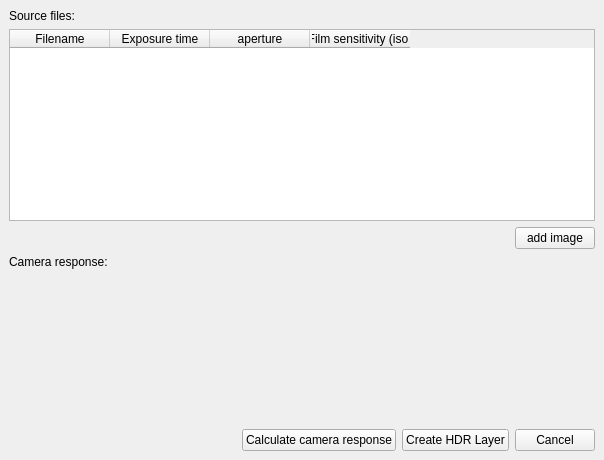
<ui version="4.0" >
 <class>WdgBracketing2HDR</class>
 <widget class="QWidget" name="WdgBracketing2HDR" >
  <property name="geometry" >
   <rect>
    <x>0</x>
    <y>0</y>
    <width>604</width>
    <height>460</height>
   </rect>
  </property>
  <property name="windowTitle" >
   <string>Bracketing to HDR</string>
  </property>
  <layout class="QVBoxLayout" >
   <property name="margin" >
    <number>9</number>
   </property>
   <property name="spacing" >
    <number>6</number>
   </property>
   <item>
    <widget class="QLabel" name="label" >
     <property name="text" >
      <string>Source files:</string>
     </property>
    </widget>
   </item>
   <item>
    <widget class="QTableWidget" name="tableWidgetImages" >
     <property name="sizePolicy" >
      <sizepolicy>
       <hsizetype>1</hsizetype>
       <vsizetype>1</vsizetype>
       <horstretch>0</horstretch>
       <verstretch>0</verstretch>
      </sizepolicy>
     </property>
     <property name="minimumSize" >
      <size>
       <width>0</width>
       <height>0</height>
      </size>
     </property>
     <column>
      <property name="text" >
       <string>Filename</string>
      </property>
     </column>
     <column>
      <property name="text" >
       <string>Exposure time</string>
      </property>
     </column>
     <column>
      <property name="text" >
       <string>aperture</string>
      </property>
     </column>
     <column>
      <property name="text" >
       <string>Film sensitivity (iso)</string>
      </property>
     </column>
    </widget>
   </item>
   <item>
    <layout class="QHBoxLayout" >
     <property name="margin" >
      <number>0</number>
     </property>
     <property name="spacing" >
      <number>6</number>
     </property>
     <item>
      <spacer>
       <property name="orientation" >
        <enum>Qt::Horizontal</enum>
       </property>
       <property name="sizeHint" >
        <size>
         <width>40</width>
         <height>20</height>
        </size>
       </property>
      </spacer>
     </item>
     <item>
      <widget class="QPushButton" name="pushButtonAddImages" >
       <property name="text" >
        <string>add image</string>
       </property>
      </widget>
     </item>
    </layout>
   </item>
   <item>
    <widget class="QLabel" name="label_2" >
     <property name="text" >
      <string>Camera response:</string>
     </property>
    </widget>
   </item>
   <item>
    <widget class="KPlotWidget" native="1" name="plotWidget" >
     <property name="sizePolicy" >
      <sizepolicy>
       <hsizetype>7</hsizetype>
       <vsizetype>7</vsizetype>
       <horstretch>0</horstretch>
       <verstretch>0</verstretch>
      </sizepolicy>
     </property>
    </widget>
   </item>
   <item>
    <layout class="QHBoxLayout" >
     <property name="margin" >
      <number>0</number>
     </property>
     <property name="spacing" >
      <number>6</number>
     </property>
     <item>
      <spacer>
       <property name="orientation" >
        <enum>Qt::Horizontal</enum>
       </property>
       <property name="sizeHint" >
        <size>
         <width>141</width>
         <height>20</height>
        </size>
       </property>
      </spacer>
     </item>
     <item>
      <widget class="QPushButton" name="pushButtonCalculateCameraResponse" >
       <property name="text" >
        <string>Calculate camera response</string>
       </property>
      </widget>
     </item>
     <item>
      <widget class="QPushButton" name="pushButtonCreateHDRLayer" >
       <property name="text" >
        <string>Create HDR Layer</string>
       </property>
      </widget>
     </item>
     <item>
      <widget class="QPushButton" name="pushButtonCancel" >
       <property name="text" >
        <string>Cancel</string>
       </property>
      </widget>
     </item>
    </layout>
   </item>
  </layout>
 </widget>
 <customwidgets>
  <customwidget>
   <class>KPlotWidget</class>
   <extends>QWidget</extends>
   <header>kplotwidget.h</header>
  </customwidget>
 </customwidgets>
 <resources/>
 <connections/>
</ui>
